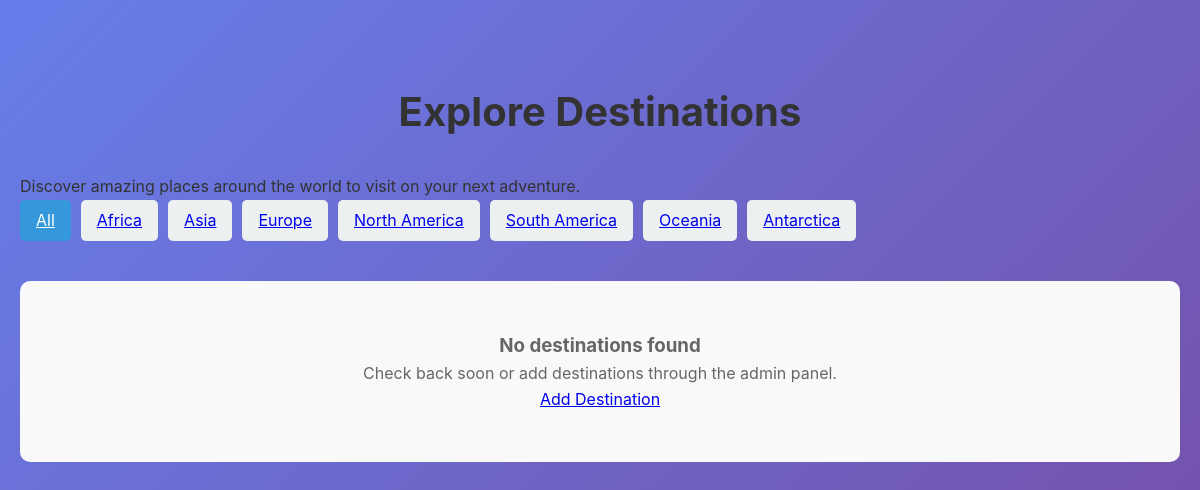
The page /travel/destinations/ (signed in) on the database as committed earlier.
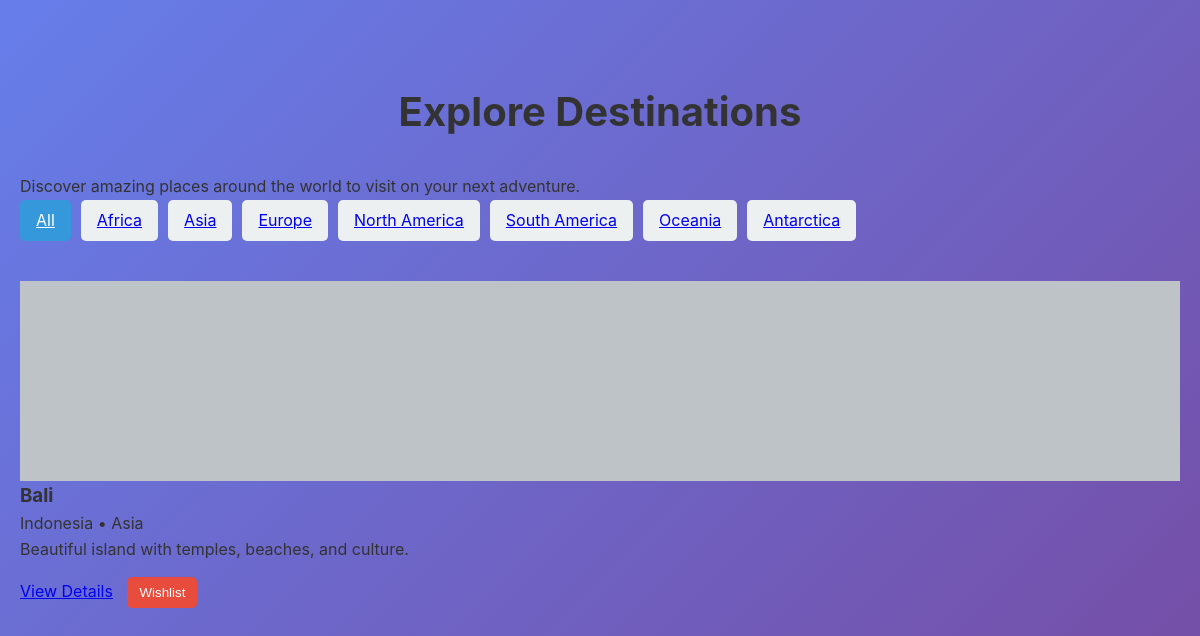
The same page on the database as committed later.
### travel/models.py (models this page shows, shortened)
class Destination(models.Model):
    CONTINENT_CHOICES = [
        ('africa', 'Africa'),
        ('asia', 'Asia'),
        ('europe', 'Europe'),
        ('north_america', 'North America'),
        ('south_america', 'South America'),
        ('oceania', 'Oceania'),
        ('antarctica', 'Antarctica'),
    ]
    name = models.CharField(max_length=200)
    slug = models.SlugField(unique=True, blank=True)
    country = models.CharField(max_length=100)
    continent = models.CharField(max_length=50, choices=CONTINENT_CHOICES)
    description = models.TextField()
    best_time_to_visit = models.CharField(max_length=200, blank=True)
    estimated_cost = models.DecimalField(max_digits=10, decimal_places=2, help_text="Estimated cost per person in USD")
    featured_image = models.ImageField(upload_to='travel/destinations/', blank=True, null=True)
    created_at = models.DateTimeField(auto_now_add=True)
    updated_at = models.DateTimeField(auto_now=True)

### travel/views.py (the view)
# urls.py: path('destinations/', views.destination_list, name='destinations'),
def destination_list(request):
    continents = Destination.CONTINENT_CHOICES
    selected_continent = request.GET.get('continent', '')
    destinations = Destination.objects.all()
    if selected_continent:
        destinations = destinations.filter(continent=selected_continent)
    destinations = destinations.order_by('name')
    context = {
        'destinations': destinations,
        'continents': continents,
        'selected_continent': selected_continent,
    }
    return render(request, 'travel/destinations.html', context)

### travel/templates/travel/destinations.html (shortened to what this page needs)
{% load static %}
<link rel="stylesheet" href="{% static 'landing/css/main.css' %}">
<div class="destinations-header">
    <h1 class="section-title">Explore Destinations</h1>
    <p>Discover amazing places around the world to visit on your next adventure.</p>
    <div class="continent-filters">
        <a href="{% url 'travel:destinations' %}" class="continent-btn {% if not selected_continent %}active{% endif %}">All</a>
        {% for continent_code, continent_name in continents %}
        <a href="{% url 'travel:destinations' %}?continent={{ continent_code }}"
           class="continent-btn {% if selected_continent == continent_code %}active{% endif %}">
            {{ continent_name }}
        </a>
        {% endfor %}
    </div>
</div>
{% if destinations %}
<div class="destinations-grid">
    {% for destination in destinations %}
    <div class="destination-card">
        {% if destination.featured_image %}
        <img src="{{ destination.featured_image.url }}" alt="{{ destination.name }}" class="destination-image">
        {% else %}
        <div style="width: 100%; height: 200px; background: #bdc3c7; display: flex; align-items: center; justify-content: center; color: white; font-size: 2em;">
        </div>
        {% endif %}
        <div class="destination-info">
            <h3 class="destination-name">{{ destination.name }}</h3>
            <p class="destination-country">{{ destination.country }} • {{ destination.get_continent_display }}</p>
            <p class="destination-description">{{ destination.description|truncatechars:120 }}</p>
            <div style="margin-top: 15px;">
                <a href="{% url 'travel:destination_detail' destination.slug %}" class="btn-explore">View Details</a>
                {% if user.is_authenticated %}
                <button class="wishlist-btn" data-destination-id="{{ destination.id }}" style="margin-left: 10px; padding: 8px 12px; background: #e74c3c; color: white; border: none; border-radius: 5px; cursor: pointer;">
                     Wishlist
                </button>
                {% endif %}
            </div>
        </div>
    </div>
    {% endfor %}
</div>
{% else %}
<div class="no-destinations">
    <h3>No destinations found</h3>
    <p>Check back soon or add destinations through the admin panel.</p>
    {% if user.is_authenticated %}
    <a href="/admin/travel/destination/add/" class="btn-explore" style="margin-top: 20px;">Add Destination</a>
    {% endif %}
</div>
{% endif %}

Rows that differ between the two databases and show on the page:
added Destination: name "Bali", country "Indonesia", continent "Asia", description "Beautiful island with temples, beaches, and culture."
Other text that changed with them:
text no longer shown: "No destinations found Check back soon or add destinations through the admin panel. Add Destination"
